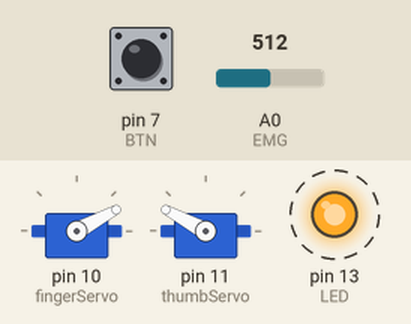
This sketch was run on a simulated Arduino Uno, built with avr-gcc and run on an emulated ATmega328P. Shown: 2 × servo, output pins drawn as LEDs (lit = HIGH). Dashed ring = blinking. Inputs (shaded band) come from the test bench; at power-on: A0 (EMG) = 512, pin 7 (BTN) LOW. What the sketch prints to the serial monitor is not drawn.

Above: at 0.15 s.
1.3 s: A0 (EMG) set to 317
4.3 s: A0 (EMG) set to 285
At 4.3 s:
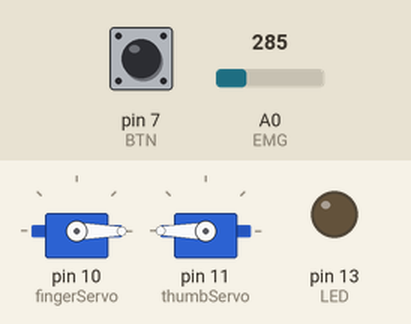
5.8 s: A0 (EMG) set to 306
At 6.25 s:
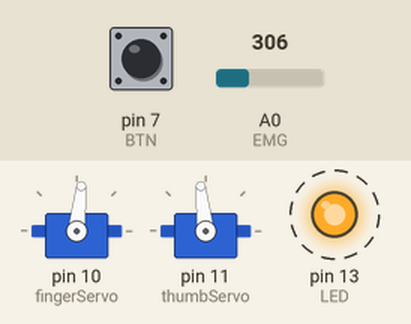
8.8 s: pin 7 (BTN) pulled HIGH for 1 s
At 9.61 s:
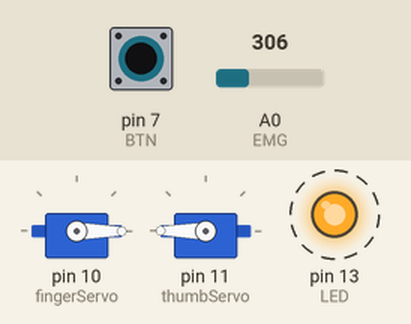
11.8 s: pin 7 (BTN) pulled HIGH for 0.15 s
14.8 s: A0 (EMG) set to 122
At 15.2 s:
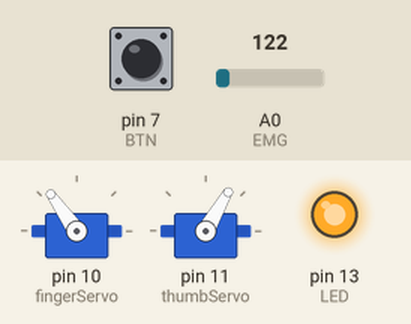
Timing chart, 0 to 17.4 s (numbered marks = the images above; inputs shaded):
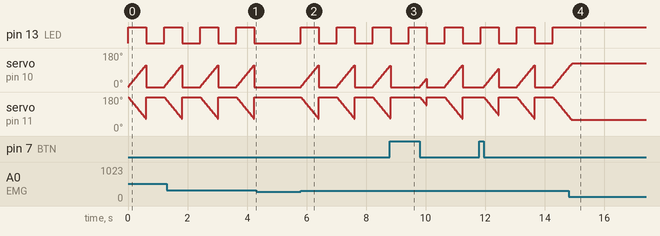

The sketch:

EMG_Hand_LED_Servo_Control.ino
```cpp
#include <Servo.h>
const int EMG =A0;
const int LED = 13;
const int BTN = 7;
const int ON = 300; // Hysterisis on signal
const int OFF = 80; // Hysterisis off signal
int AVG = 0;
int H1 = 0; // home position for fingerServo
int H2 = 180; // home position for thumbServo
int P1 = 125; // Stop (grasped) position for fingerServo
int P2 = 60; // Stop (grasped) position for thumbServo

unsigned long TMR = 0; // stop timer
unsigned long sTMR= 0;

bool ledon = false; // when the LED is on hand is grasped
bool armed = true; // allows the arduino to recieve EMG signal
bool stop = false; // tells the servos to stop after the timer reaches set point

Servo fingerServo;
Servo thumbServo;


void setup() {
Serial.begin(115200);
pinMode(LED, OUTPUT);
pinMode(BTN, INPUT);
fingerServo.attach(10); //Orange Wire
thumbServo.attach(11); //Yellow Wire
fingerServo.write(0);
thumbServo.write(180);

}

void loop() {
if (armed)
    {AVG = (
    analogRead(EMG) +
    analogRead(EMG) +
    analogRead(EMG) +
    analogRead(EMG) +
    analogRead(EMG) +
    analogRead(EMG) +
    analogRead(EMG) +
    analogRead(EMG)
      )/8;

    Serial.println(AVG);}

if (AVG >= ON)
{ledon = !ledon;
 armed = false;
 AVG = 0;
 TMR = millis();}

if (millis() - TMR >= 600 && AVG <= OFF)
   {armed = true;
    TMR = 0;}

digitalWrite(LED, ledon ? HIGH : LOW);

if (digitalRead(BTN) == HIGH)
    {stop = true;
    Serial.println("Pressed");}
else
    stop= false;


if (ledon && !stop){
    if (H1 < P1){
        H1 = H1 + 1; // adds a degree of movement while both conditions are met
        fingerServo.write(H1);}
    if (H2 > P2){
        H2 = H2 - 1; // subtracts a dgree of movement while both conditions are met
        thumbServo.write(H2);}
    delay(5);} // this delay contolls close speed of the hand


if (!ledon){
    H1 = 0;
    H2 = 180;
    fingerServo.write(H1);
    thumbServo.write(H2);}

}
```

Measured:
- the behaviour switches between 300 and 299 on A0 (EMG) (found by bisection; images 0 and 1)
- after the input at 4.3 s, pin 13 (LED): stays LOW (without the input it goes to HIGH after 0.55 s); servo on pin 10 (fingerServo): stays 0° (without the input it goes to 1° after 0.55 s); servo on pin 11 (thumbServo): stops changing and stays 180°
- after the input at 5.8 s, pin 13 (LED): alternates HIGH for 0.61 s and LOW for 0.60 s, starting at once; servo on pin 10 (fingerServo): ramps from 0° to 116° and jumps back, once every 1.2 s; servo on pin 11 (thumbServo): ramps from 180° to 64° and jumps back, once every 1.2 s
- after the input at 14.8 s, pin 13 (LED): stops changing and stays HIGH
- by itself, pin 13 (LED): alternates HIGH for 0.61 s and LOW for 0.60 s
- by itself, servo on pin 10 (fingerServo): ramps from 0° to 116° and jumps back, once every 1.2 s
- by itself, servo on pin 11 (thumbServo): ramps from 180° to 64° and jumps back, once every 1.2 s
